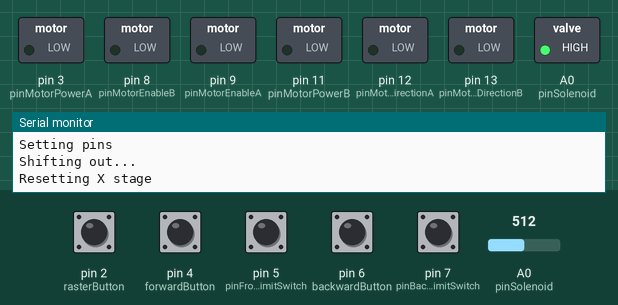
Simulated run of this sketch. Board: Arduino Uno, built with avr-gcc and run on an emulated ATmega328P. On the bench: switched loads named in the sketch (green lamp = pin HIGH), the last lines printed to the serial monitor. The test bench sets the inputs (shaded band); at power-on: pin 7 (pinBackLimitSwitch) HIGH, pin 2 (rasterButton), pin 4 (forwardButton), pin 5 (pinFrontLimitSwitch), pin 6 (backwardButton) LOW, A0 (pinSolenoid) = 512.

Above: at 1.2 s.
1.3 s: pin 2 (rasterButton) pulled HIGH for 0.15 s
At 1.7 s:
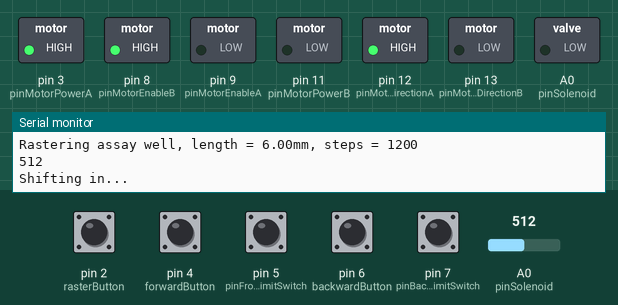
4.3 s: A0 (pinSolenoid) set to 1007
7.3 s: A0 (pinSolenoid) set to 1021
At 7.78 s:
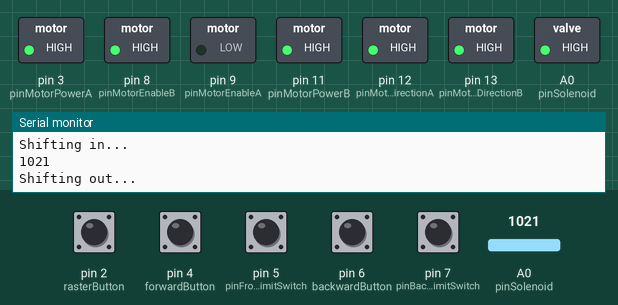
10.3 s: A0 (pinSolenoid) set to 900
At 11.2 s:
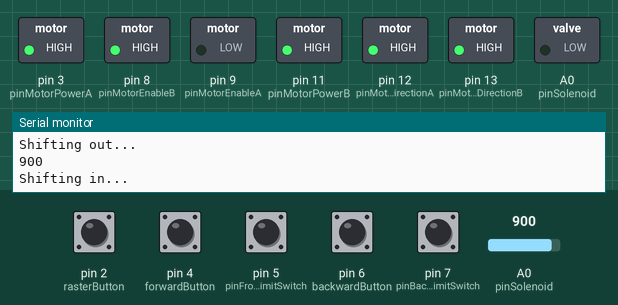
13.3 s: pin 4 (forwardButton) pulled HIGH for 3.2 s
18.0 s: pin 4 (forwardButton) pulled HIGH for 0.15 s
At 18.9 s:
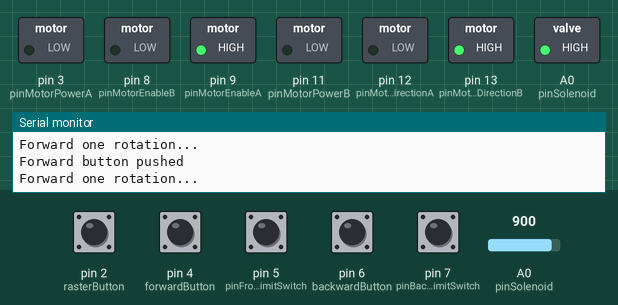
Timing chart, 0 to 21.0 s (numbered marks = the images above; inputs shaded):
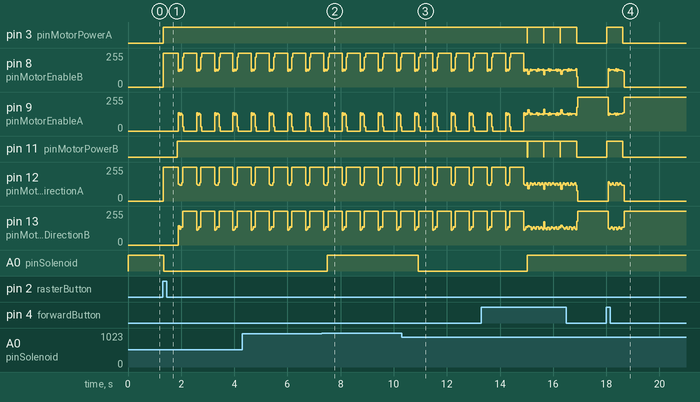

The sketch:

RasteringTestV2.ino
```cpp
#define pinMotorEnableA 9
#define pinMotorEnableB 8
#define pinMotorDirectionA 12
#define pinMotorDirectionB 13
#define pinMotorPowerA 3
#define pinMotorPowerB 11

//#define pinSolenoid A0
#define pinFrontLimitSwitch 5
#define pinBackLimitSwitch 7

#define rasterButton 2
#define forwardButton 4
#define backwardButton 6

#define mmPerRotation 1.0
#define secsPerSolenoidShift 0.5
#define mmPerRaster 0.3
#define stepsPerRotation 200.0
#define rpm 100.0

double rps = rpm / 60.0;
double mmPerSec = mmPerRotation * rps;
double stepsPerSec = stepsPerRotation * rps;
double delayAtFullSpeed = 1000.0 / (stepsPerRotation * rps);
double mmPerStep = mmPerRotation / stepsPerRotation;
int stepsPerRaster = int(round(mmPerRaster / mmPerStep));

int rasterButtonState;
int forwardButtonState;
int backwardButtonState;

int pinSolenoid = A0;

#define DEBOUNCE 10  // button debouncer, how many ms to debounce, 5+ ms is usually plenty

void setup() {
  Serial.begin(9600);
  Serial.println("Setting pins");
  //establish PWM pins
  pinMode(pinMotorPowerA, OUTPUT); //move CH A
  pinMode(pinMotorPowerB, OUTPUT); //move CH B

  //establish motor direction toggle pins
  pinMode(pinMotorDirectionA, OUTPUT); //CH A -- HIGH = forwards and LOW = backwards???
  pinMode(pinMotorDirectionB, OUTPUT); //CH B -- HIGH = forwards and LOW = backwards???

  //establish motor brake pins
  pinMode(pinMotorEnableA, OUTPUT); //brake (disable) CH A
  pinMode(pinMotorEnableB, OUTPUT); //brake (disable) CH B

    //establish button pins
  pinMode(rasterButton, INPUT);
  pinMode(forwardButton, INPUT);
  pinMode(backwardButton, INPUT);

  rasterButtonState = digitalRead(rasterButton);
  forwardButtonState = digitalRead(forwardButton);
  backwardButtonState = digitalRead(backwardButton);

  pinMode(pinSolenoid, OUTPUT);
  solenoidOut();

  resetXStage();
}

void resetXStage() {
  Serial.println("Resetting X stage");
  int i = 0;
  while(digitalRead(pinBackLimitSwitch) == LOW) {
    moveBackwardOneStep(i % 4, delayAtFullSpeed);
    i += 1;
  }
  powerOffStepper();
}

void loop() {
  int rVal, rVal2, fVal, fVal2, bVal, bVal2;

  rVal = digitalRead(rasterButton);
  fVal = digitalRead(forwardButton);
  bVal = digitalRead(backwardButton);
  delay(DEBOUNCE);
  rVal2 = digitalRead(rasterButton);
  fVal2 = digitalRead(forwardButton);
  bVal2 = digitalRead(backwardButton);

  if (rVal == rVal2) {
    if (rVal != rasterButtonState) {
      if (rVal == HIGH) {
        Serial.println("Raster button pushed");
        rasterAssayWell(6.0);
      }
      else {
        rasterButtonState = rVal;
      }
    }
  }

  if (fVal == fVal2) {
    if (fVal != forwardButtonState) {
      if (fVal == HIGH) {
        Serial.println("Forward button pushed");
        moveForwardOneRotation();
      }
      else {
        forwardButtonState = fVal;
      }
    }
  }

  if (bVal == bVal2) {
    if (bVal != backwardButtonState) {
      if (bVal == HIGH) {
        Serial.println("Backward button pushed");
        moveBackwardOneRotation();
      }
      else {
        backwardButtonState = bVal;
      }
    }
  }
}

void solenoidOut() {
    Serial.println("Shifting out...");
    analogWrite(pinSolenoid, 1023);
}

void solenoidIn() {
    Serial.println("Shifting in...");
    analogWrite(pinSolenoid, 10);
}

void rasterAssayWell(double mm) {
  int steps = int(round(mm / mmPerStep));
  int solenoidStatus;

  Serial.print("Rastering assay well, length = ");
  Serial.print(mm);
  Serial.print("mm, steps = ");
  Serial.println(steps);
  for (int i = 0; i < steps; i += 1) {
    moveForwardOneStep(i % 4, delayAtFullSpeed);
    if ((i % stepsPerRaster) == 0) {
      solenoidStatus = analogRead(pinSolenoid);
      Serial.println(solenoidStatus);
      if (solenoidStatus > 1020) {
        solenoidOut();
      }
      else {
        solenoidIn();
      }
      delay(int(round(secsPerSolenoidShift * 1000.0)));
    }
  }
  solenoidOut();
  powerOffStepper();
}

void moveForwardOneRotation() {
  Serial.println("Forward one rotation...");
  moveForwardLength(1.0);
  powerOffStepper();
}

void moveBackwardOneRotation() {
  Serial.println("Backward one rotation...");
  moveBackwardLength(1.0);
  powerOffStepper();
}

void moveForwardLength(double mm) {
  int steps = int(round(mm / mmPerStep));
  for (int i = 0; i < steps; i += 1) {
    if (digitalRead(pinFrontLimitSwitch) == LOW) {
      moveForwardOneStep(i % 4, delayAtFullSpeed);
    }
  }
  forwardButtonState = LOW;
}

void moveBackwardLength(double mm) {
  int steps = int(round(mm / mmPerStep));
  for (int i = 0; i < steps; i += 1) {
    if (digitalRead(pinBackLimitSwitch) == LOW) {
      moveBackwardOneStep(i % 4, delayAtFullSpeed);
    }
  }
  backwardButtonState = LOW;
}

void moveForwardOneStep(int mode, int delayLength) {
  if (mode == 0) {
    digitalWrite(pinMotorEnableA, LOW);  //ENABLE CH A
    digitalWrite(pinMotorEnableB, HIGH); //DISABLE CH B
    digitalWrite(pinMotorDirectionA, HIGH);   //Sets direction of CH A
    digitalWrite(pinMotorPowerA, HIGH);   //Moves CH A
  }
  else if (mode == 1) {
    digitalWrite(pinMotorEnableA, HIGH);  //DISABLE CH A
    digitalWrite(pinMotorEnableB, LOW); //ENABLE CH B
    digitalWrite(pinMotorDirectionB, LOW);   //Sets direction of CH B
    digitalWrite(pinMotorPowerB, HIGH);   //Moves CH B
  }
  else if (mode == 2) {
    digitalWrite(pinMotorEnableA, LOW);  //ENABLE CH A
    digitalWrite(pinMotorEnableB, HIGH); //DISABLE CH B
    digitalWrite(pinMotorDirectionA, LOW);   //Sets direction of CH A
    digitalWrite(pinMotorPowerA, HIGH);   //Moves CH A
  }
  else if (mode == 3) {
    digitalWrite(pinMotorEnableA, HIGH);  //DISABLE CH A
    digitalWrite(pinMotorEnableB, LOW); //ENABLE CH B
    digitalWrite(pinMotorDirectionB, HIGH);   //Sets direction of CH B
    digitalWrite(pinMotorPowerB, HIGH);   //Moves CH B
  }
  delay(delayLength);
}

void moveBackwardOneStep(int mode, int delayLength) {
  if (mode == 0) {
    digitalWrite(pinMotorEnableA, LOW);  //ENABLE CH A
    digitalWrite(pinMotorEnableB, HIGH); //DISABLE CH B
    digitalWrite(pinMotorDirectionA, HIGH);   //Sets direction of CH A
    digitalWrite(pinMotorPowerA, HIGH);   //Moves CH A
  }
  else if (mode == 1) {
    digitalWrite(pinMotorEnableA, HIGH);  //DISABLE CH A
    digitalWrite(pinMotorEnableB, LOW); //ENABLE CH B
    digitalWrite(pinMotorDirectionB, HIGH);   //Sets direction of CH B
    digitalWrite(pinMotorPowerB, HIGH);   //Moves CH B
  }
  else if (mode == 2) {
    digitalWrite(pinMotorEnableA, LOW);  //ENABLE CH A
    digitalWrite(pinMotorEnableB, HIGH); //DISABLE CH B
    digitalWrite(pinMotorDirectionA, LOW);   //Sets direction of CH A
    digitalWrite(pinMotorPowerA, HIGH);   //Moves CH A
  }
  else if (mode == 3) {
    digitalWrite(pinMotorEnableA, HIGH);  //DISABLE CH A
    digitalWrite(pinMotorEnableB, LOW); //ENABLE CH B
    digitalWrite(pinMotorDirectionB, LOW);   //Sets direction of CH B
    digitalWrite(pinMotorPowerB, HIGH);   //Moves CH B
  }
  delay(delayLength);
}

void powerOffStepper() {
    digitalWrite(pinMotorPowerA, LOW);   //Moves CH B
    digitalWrite(pinMotorPowerB, LOW);   //Moves CH B
}
```

Measured:
- the behaviour switches between 1020 and 1021 on A0 (pinSolenoid) (found by bisection; images 1 and 2)
- after the input at 1.3 s, pin 3 (pinMotorPowerA): LOW → HIGH at once; pin 8 (pinMotorEnableB): 0/255 → 255/255 at once, then repeats every 0.68 s: 119/255 0.04 s, 135/255 0.04 s, 122/255 0.04 s, 132/255 0.04 s, 223/255 0.04 s, 255/255 0.48 s
- after the input at 7.3 s, A0 (pinSolenoid): LOW → HIGH after 0.20 s
- after the input at 10.3 s, A0 (pinSolenoid): HIGH → LOW after 0.62 s
